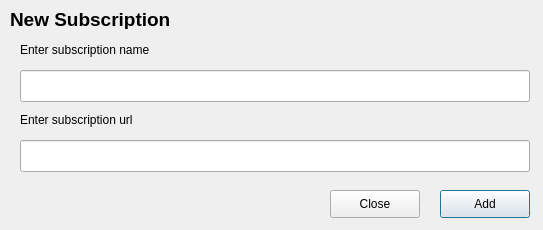
<?xml version="1.0" encoding="UTF-8"?>
<ui version="4.0">
 <class>Dialog</class>
 <widget class="QDialog" name="Dialog">
  <property name="geometry">
   <rect>
    <x>0</x>
    <y>0</y>
    <width>543</width>
    <height>230</height>
   </rect>
  </property>
  <property name="windowTitle">
   <string>Add new Subscription</string>
  </property>
  <widget class="QPushButton" name="buttonAdd">
   <property name="geometry">
    <rect>
     <x>440</x>
     <y>190</y>
     <width>90</width>
     <height>28</height>
    </rect>
   </property>
   <property name="text">
    <string>Add</string>
   </property>
  </widget>
  <widget class="QLabel" name="label">
   <property name="geometry">
    <rect>
     <x>10</x>
     <y>9</y>
     <width>530</width>
     <height>20</height>
    </rect>
   </property>
   <property name="font">
    <font>
     <pointsize>14</pointsize>
     <weight>75</weight>
     <bold>true</bold>
    </font>
   </property>
   <property name="text">
    <string>New Subscription</string>
   </property>
  </widget>
  <widget class="QPushButton" name="buttonClose">
   <property name="geometry">
    <rect>
     <x>330</x>
     <y>190</y>
     <width>90</width>
     <height>28</height>
    </rect>
   </property>
   <property name="text">
    <string>Close</string>
   </property>
  </widget>
  <widget class="QLineEdit" name="lineUrl">
   <property name="geometry">
    <rect>
     <x>20</x>
     <y>140</y>
     <width>510</width>
     <height>32</height>
    </rect>
   </property>
  </widget>
  <widget class="QLabel" name="label_3">
   <property name="geometry">
    <rect>
     <x>20</x>
     <y>110</y>
     <width>381</width>
     <height>20</height>
    </rect>
   </property>
   <property name="text">
    <string>Enter subscription url</string>
   </property>
  </widget>
  <widget class="QLineEdit" name="lineName">
   <property name="geometry">
    <rect>
     <x>20</x>
     <y>70</y>
     <width>510</width>
     <height>32</height>
    </rect>
   </property>
  </widget>
  <widget class="QLabel" name="label_4">
   <property name="geometry">
    <rect>
     <x>20</x>
     <y>40</y>
     <width>381</width>
     <height>20</height>
    </rect>
   </property>
   <property name="text">
    <string>Enter subscription name</string>
   </property>
  </widget>
 </widget>
 <tabstops>
  <tabstop>lineName</tabstop>
  <tabstop>lineUrl</tabstop>
  <tabstop>buttonAdd</tabstop>
  <tabstop>buttonClose</tabstop>
 </tabstops>
 <resources/>
 <connections/>
</ui>
